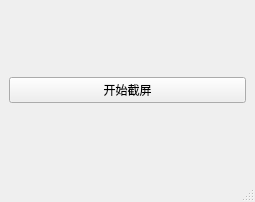
<?xml version="1.0" encoding="UTF-8"?>
<ui version="4.0">
 <class>MainWindow</class>
 <widget class="QMainWindow" name="MainWindow">
  <property name="geometry">
   <rect>
    <x>0</x>
    <y>0</y>
    <width>255</width>
    <height>202</height>
   </rect>
  </property>
  <property name="windowTitle">
   <string>MainWindow</string>
  </property>
  <widget class="QWidget" name="centralwidget">
   <layout class="QVBoxLayout" name="verticalLayout">
    <item>
     <widget class="QPushButton" name="testButton">
      <property name="text">
       <string>开始截屏</string>
      </property>
     </widget>
    </item>
   </layout>
  </widget>
  <widget class="QStatusBar" name="statusbar"/>
 </widget>
 <resources/>
 <connections/>
</ui>
